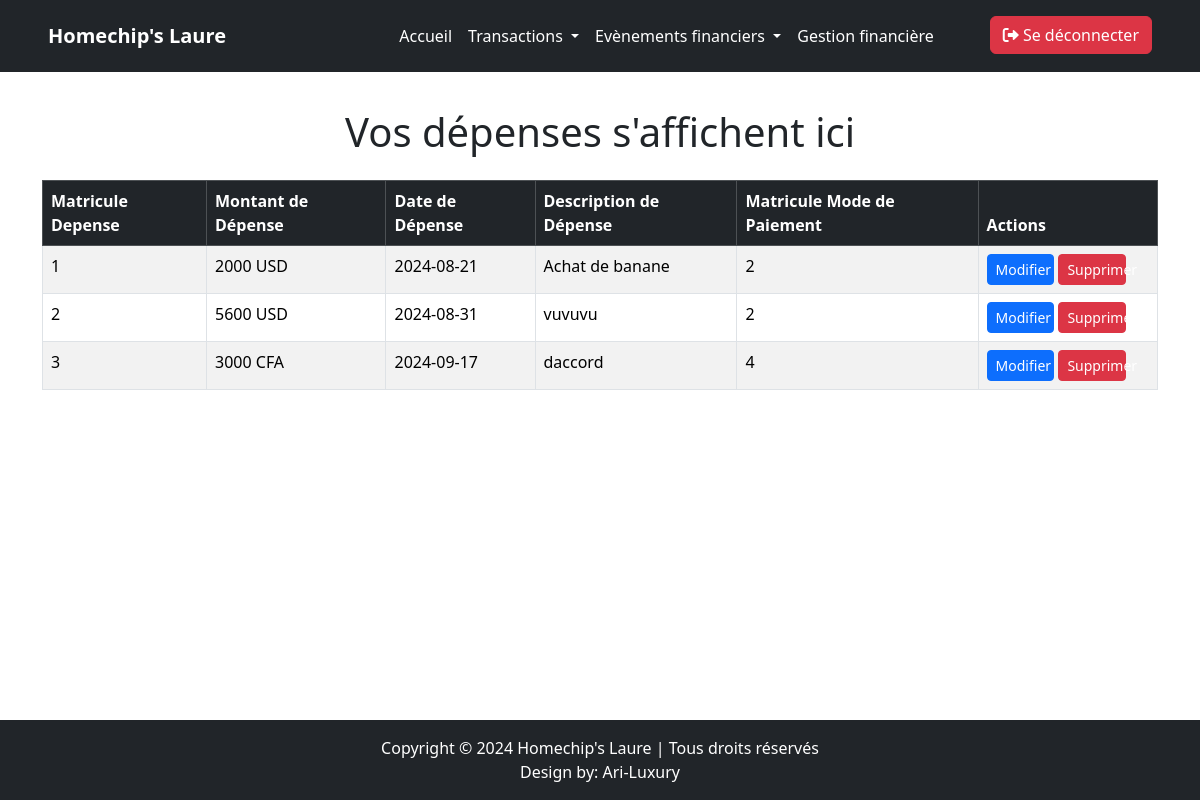
The page /dashbord/depense.php (signed in) on the database its author committed.
### tables this page shows
CREATE TABLE `depenses` (
  `idDepense` int(11) NOT NULL,
  `MontantDepense` varchar(20) NOT NULL,
  `DateDepense` date NOT NULL,
  `DescriptionDepense` varchar(255) NOT NULL,
  `idModePaiement` int(11) DEFAULT NULL
);

### dashbord/depense.php (the view, shortened to what this page needs)
<?php
    include("../connexion.php");
    $req = " SELECT * FROM depenses ";
    $reponse = $bdd -> query($req);
    $donnee = $reponse -> fetchAll();
?>
<!DOCTYPE html>
<html lang="en">
<head>
    <link href="https://cdn.jsdelivr.net/npm/bootstrap@5.3.3/dist/css/bootstrap.min.css" rel="stylesheet">
</head>
<body class="d-flex flex-column min-vh-100">
    <?php include '../navbar/en_tete.php'; ?>
    <section class="container my-5 flex-grow-1">
        <h1 class=" ajout text-center mb-4">Vos dépenses s'affichent ici</h1>
        <div class="table-responsive">
            <table class="table table-striped table-bordered">
                <thead class="table-dark">
                    <tr>
                        <th>Matricule Depense</th>
                        <th>Montant de Dépense</th>
                        <th>Date de Dépense</th>
                        <th>Description de Dépense</th>
                        <th>Matricule Mode de Paiement</th>
                        <th>Actions</th>
                    </tr>
                </thead>
                <tbody>
                    <?php
                        foreach($donnee as $liste){
                    ?>
                    <tr>
                        <td><?= $liste['idDepense'] ?></td>
                        <td><?= $liste['MontantDepense'] ?></td>
                        <td><?= $liste['DateDepense'] ?></td>
                        <td><?= $liste['DescriptionDepense'] ?></td>
                        <td><?= $liste['idModePaiement'] ?></td>
                        <td>
                            <a href="../modif_formulaire/modif_form_depense.php?id=<?= $liste['idDepense'] ?>" class="btn btn-primary btn-sm col-lg-5 col-md-12 col-sm-12">Modifier</a>
                            <button type="button" class="btn btn-danger btn-sm col-lg-5 col-md-12 col-sm-12" data-bs-toggle="modal" data-bs-target="#deleteModal" data-id="<?= $liste['idDepense'] ?>">
                                Supprimer
                            </button>
                        </td>
                    </tr>
                    <?php
                        }
                    ?>
                </tbody>
            </table>
        </div>
    </section>
    <footer class="bg-dark text-white text-center py-3 mt-auto">
        <p class="mb-0">Copyright © 2024 Homechip's Laure | Tous droits réservés</p>
        <p class="mb-0">Design by: <a href="https://ari-luxury.com" class="text-white text-decoration-none">Ari-Luxury</a></p>
    </footer>
</body>
</html>

### dashbord/depense.php (style rules this page uses)
.ajout { margin-top: 60px; }
.table-responsive { overflow-x: auto; }
footer { margin-top: auto; bottom: 0; width: 100%; }

### rows shown on the page
depenses: idDepense "1", MontantDepense "2000 USD", DateDepense "2024-08-21", DescriptionDepense "Achat de banane", idModePaiement "2"
depenses: idDepense "2", MontantDepense "5600 USD", DateDepense "2024-08-31", DescriptionDepense "vuvuvu", idModePaiement "2"
depenses: idDepense "3", MontantDepense "3000 CFA", DateDepense "2024-09-17", DescriptionDepense "daccord", idModePaiement "4"
